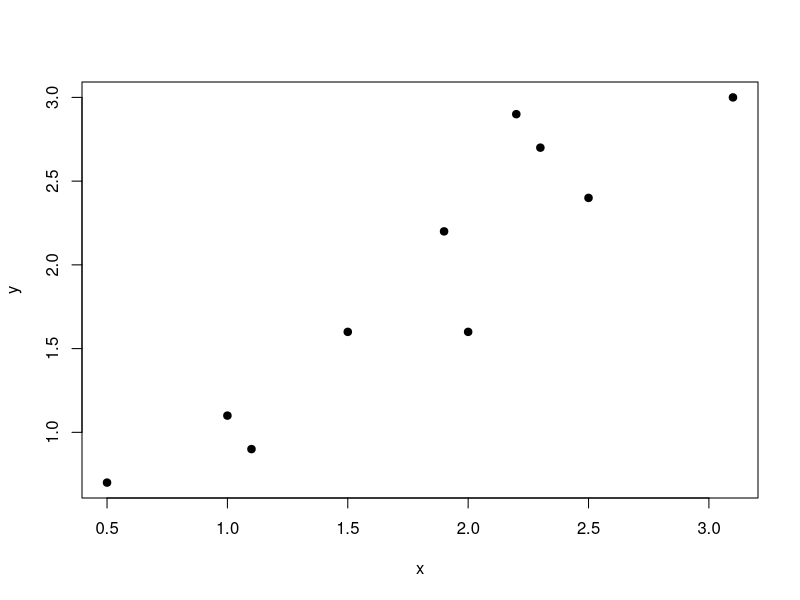
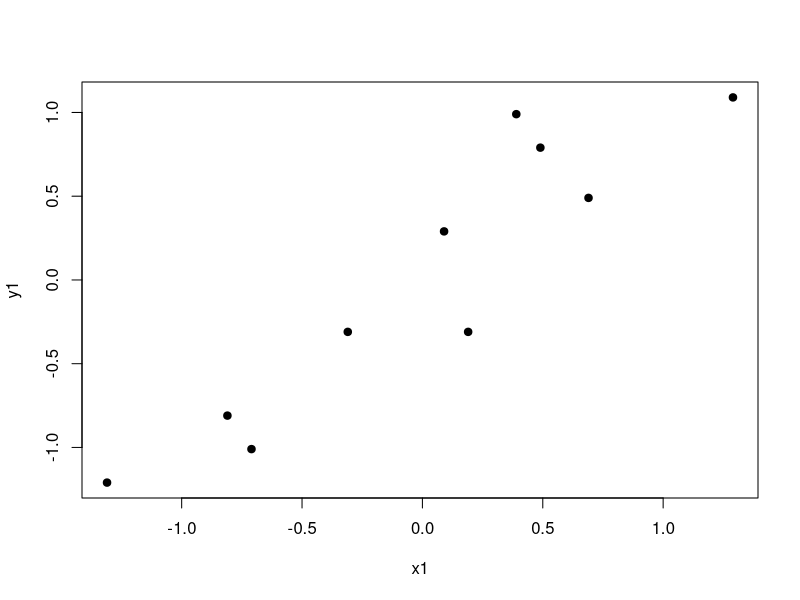
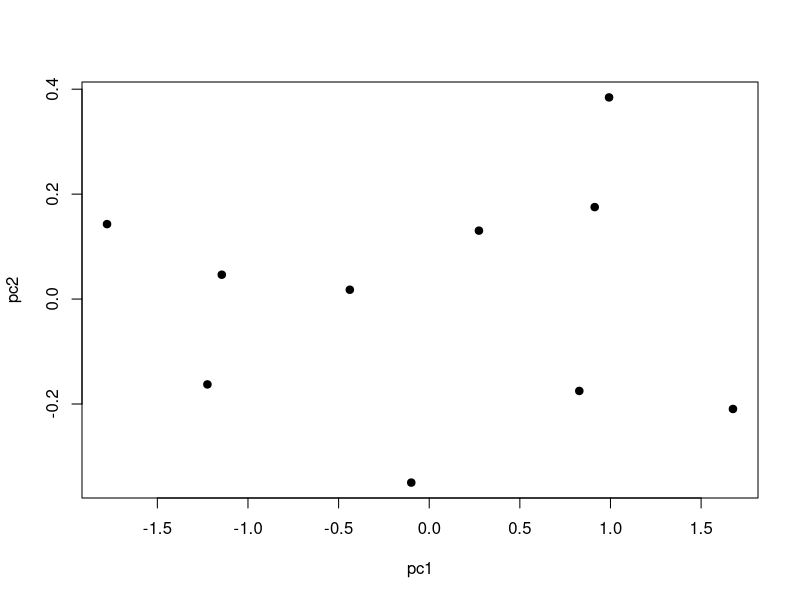
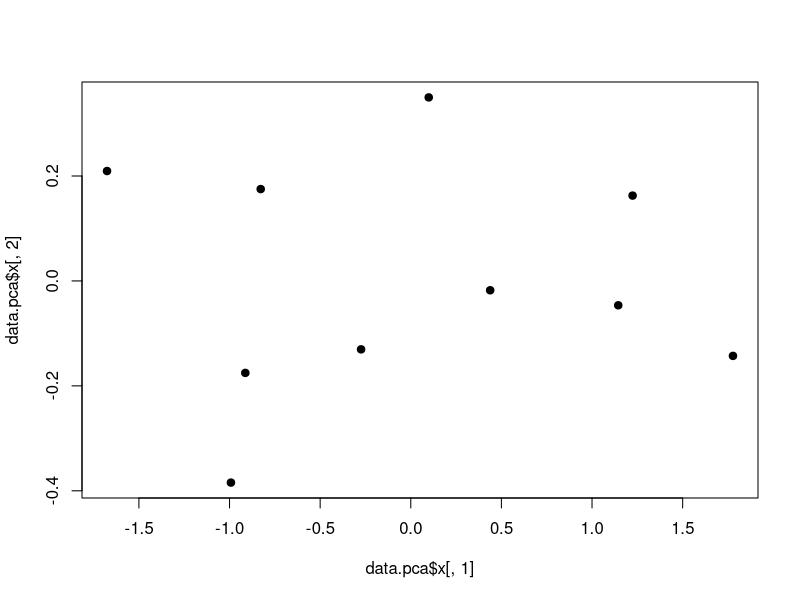

Source code (R) for these figures, in order:
# create matrix A and B using given equations
A <- rbind(c(1, 2, 3),
           c(2, 2, 3),
           c(3, 2, 8))
B <- c(20, 100, 200)

# Solve them using solve function in R
solve(A, B)

# R program to illustrate
# Eigenvalues and eigenvectors of matrix

# Create a 3x3 matrix
A <- matrix(1:9, 3, 3)

cat("The 3x3 matrix:\n")
print(A)

# Calculating Eigenvalues and eigenvectors
print(eigen(A))



# use a simple two dimensional dataset to illustrate PCA
x <- c(2.5, 0.5, 2.2, 1.9, 3.1, 2.3, 2, 1, 1.5, 1.1)
y <- c(2.4, 0.7, 2.9, 2.2, 3.0, 2.7, 1.6, 1.1, 1.6, 0.9)

plot(x, y, pch = 19)

mean(x)
# [1] 1.81
mean(y)
# [1] 1.91

x1 <- x - mean(x)
x1
# [1]  0.69 -1.31  0.39  0.09  1.29  0.49  0.19 -0.81 -0.31 -0.71
summary(x1)
 #   Min. 1st Qu.  Median    Mean 3rd Qu.    Max.
 # -1.310  -0.610   0.140   0.000   0.465   1.290

y1 <- y - mean(y)
y1
# [1]  0.49 -1.21  0.99  0.29  1.09  0.79 -0.31 -0.81 -0.31 -1.01
summary(y1)
 #   Min. 1st Qu.  Median    Mean 3rd Qu.    Max.
 # -1.210  -0.685  -0.010   0.000   0.715   1.090

plot(x1, y1, pch = 19)

cov(x1, y1)
#[1] 0.6154444

cov(x1, x1)
#[1] 0.6165556

cov(y1, y1)
#[1] 0.7165556

m <- matrix(c(cov(x1, x1), cov(x1, y1), cov(y1, x1),cov(y1, y1)),
            nrow=2,
            ncol=2,
            byrow=TRUE,
            dimnames=list(c("x","y"),c("x","y")))

m
#           x         y
# x 0.6165556 0.6154444
# y 0.6154444 0.7165556

e <- eigen(m)
e
# eigen() decomposition
# $values
# [1] 1.2840277 0.0490834
#
# $vectors
#           [,1]       [,2]
# [1,] 0.6778734 -0.7351787
# [2,] 0.7351787  0.6778734

pc1 <- x1 * e$vectors[1,1] + y1 * e$vectors[2,1]
pc1
#  [1]  0.82797019 -1.77758033  0.99219749  0.27421042  1.67580142  0.91294910 -0.09910944 -1.14457216 -0.43804614
# [10] -1.22382056

pc2 <- x1 * e$vectors[1,2] + y1 * e$vectors[2,2]
pc2
#  [1] -0.17511531  0.14285723  0.38437499  0.13041721 -0.20949846  0.17528244 -0.34982470  0.04641726  0.01776463
# [10] -0.16267529

data.frame(PC1 = pc1, PC2 = pc2)
#            PC1         PC2
# 1   0.82797019 -0.17511531
# 2  -1.77758033  0.14285723
# 3   0.99219749  0.38437499
# 4   0.27421042  0.13041721
# 5   1.67580142 -0.20949846
# 6   0.91294910  0.17528244
# 7  -0.09910944 -0.34982470
# 8  -1.14457216  0.04641726
# 9  -0.43804614  0.01776463
# 10 -1.22382056 -0.16267529

plot(pc1, pc2, pch = 19)

data <- data.frame(x,y)
data.pca <- prcomp(data)
data.pca
# Standard deviations (1, .., p=2):
# [1] 1.1331495 0.2215477
#
# Rotation (n x k) = (2 x 2):
#          PC1        PC2
# x -0.6778734  0.7351787
# y -0.7351787 -0.6778734

names(data.pca)
# [1] "sdev"     "rotation" "center"   "scale"    "x"

data.pca$x
#              PC1         PC2
# [1,] -0.82797019  0.17511531
# [2,]  1.77758033 -0.14285723
# [3,] -0.99219749 -0.38437499
# [4,] -0.27421042 -0.13041721
# [5,] -1.67580142  0.20949846
# [6,] -0.91294910 -0.17528244
# [7,]  0.09910944  0.34982470
# [8,]  1.14457216 -0.04641726
# [9,]  0.43804614 -0.01776463
#[10,]  1.22382056  0.16267529

plot(data.pca$x[,1], data.pca$x[,2], pch = 19)

eigen(m)
# eigen() decomposition
# $values
# [1] 1.2840277 0.0490834
#
# $vectors
#           [,1]       [,2]
# [1,] 0.6778734 -0.7351787
# [2,] 0.7351787  0.6778734

data.pca
# Standard deviations (1, .., p=2):
# [1] 1.1331495 0.2215477
#
# Rotation (n x k) = (2 x 2):
#          PC1        PC2
# x -0.6778734  0.7351787
# y -0.7351787 -0.6778734